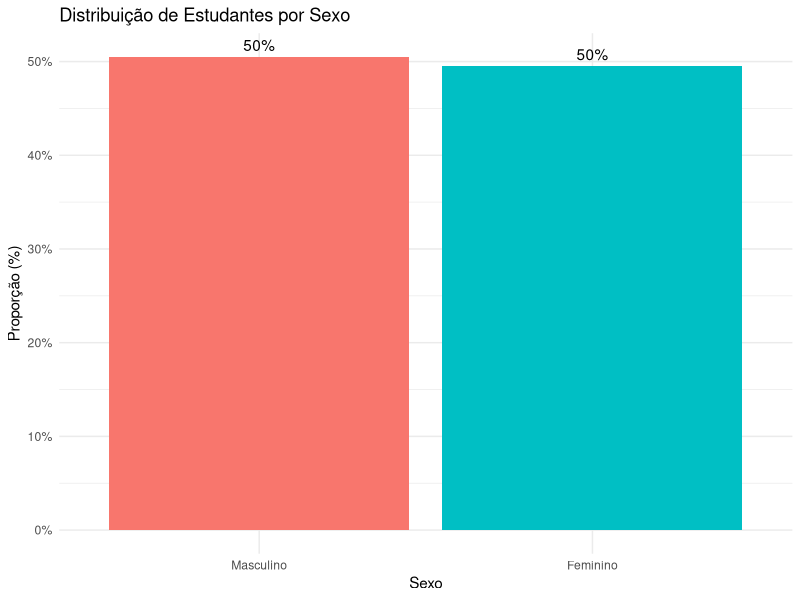
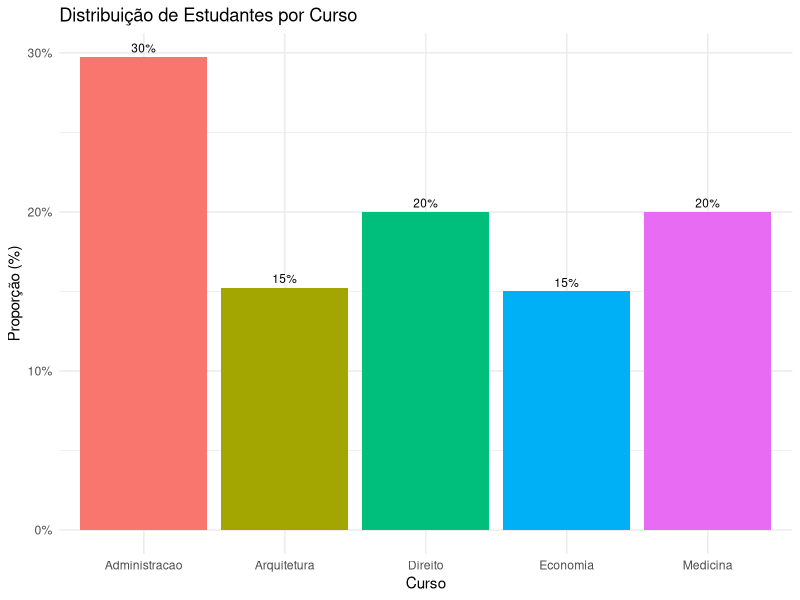
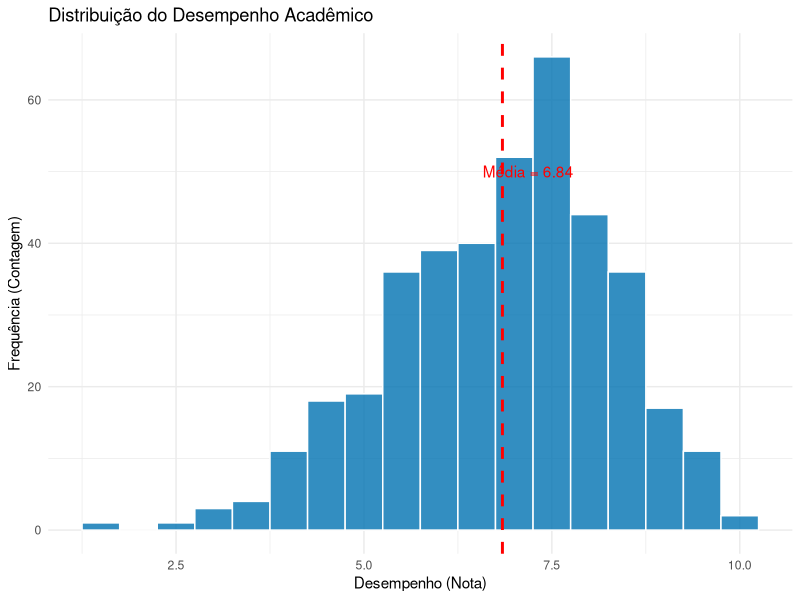
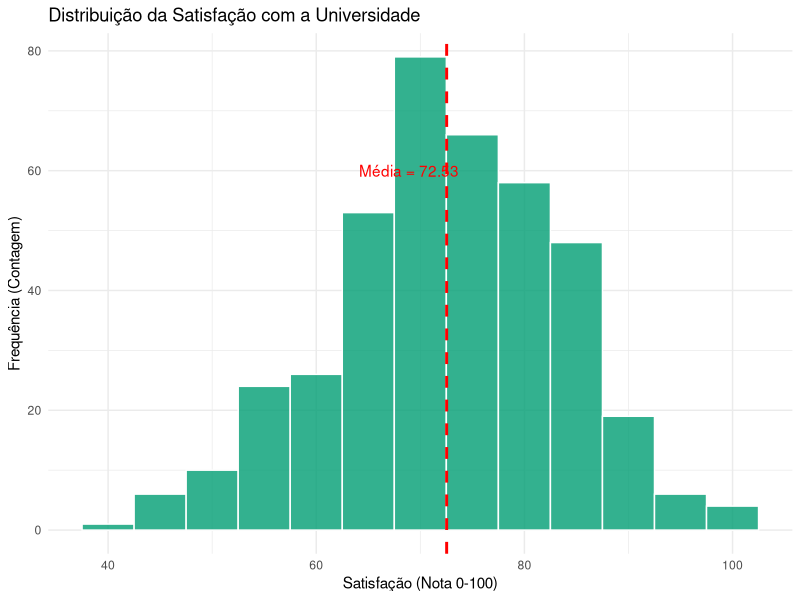
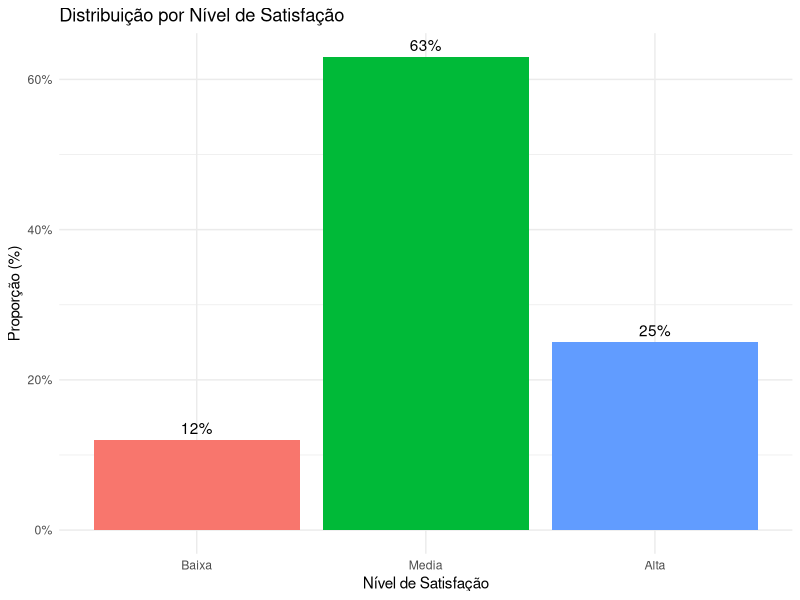
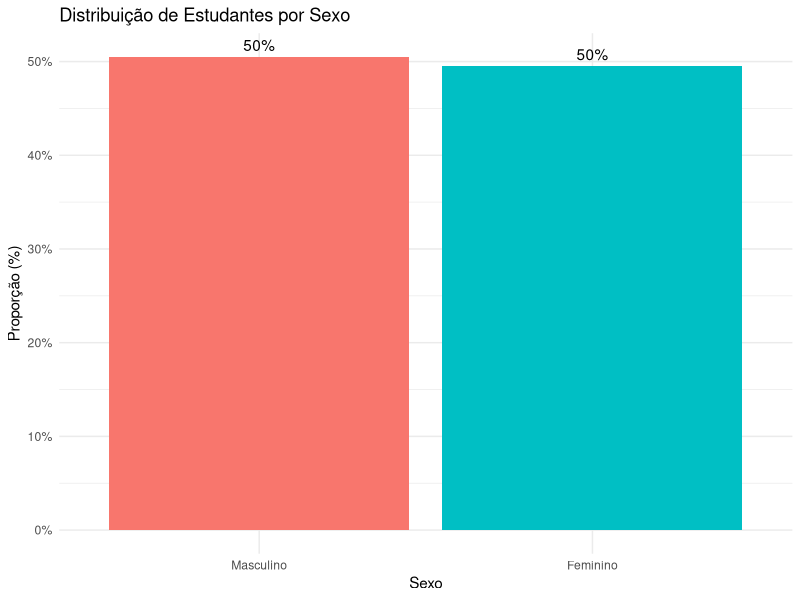
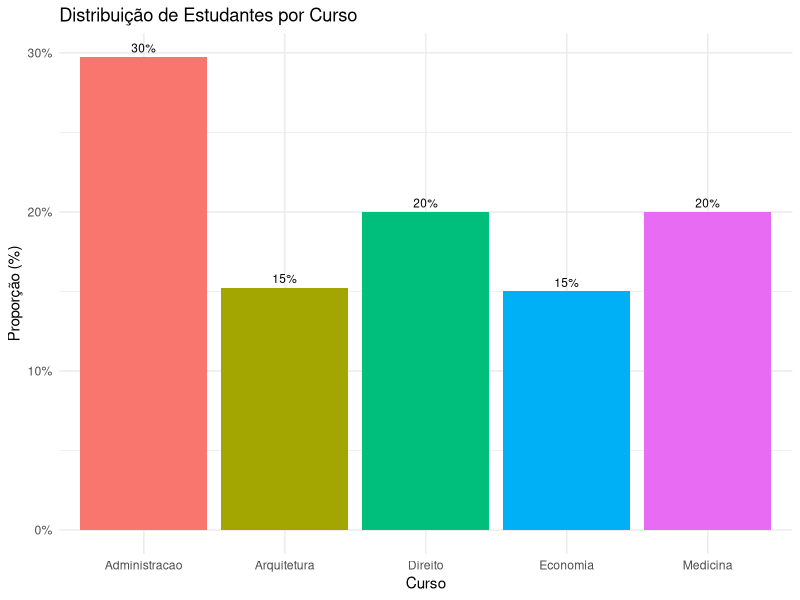
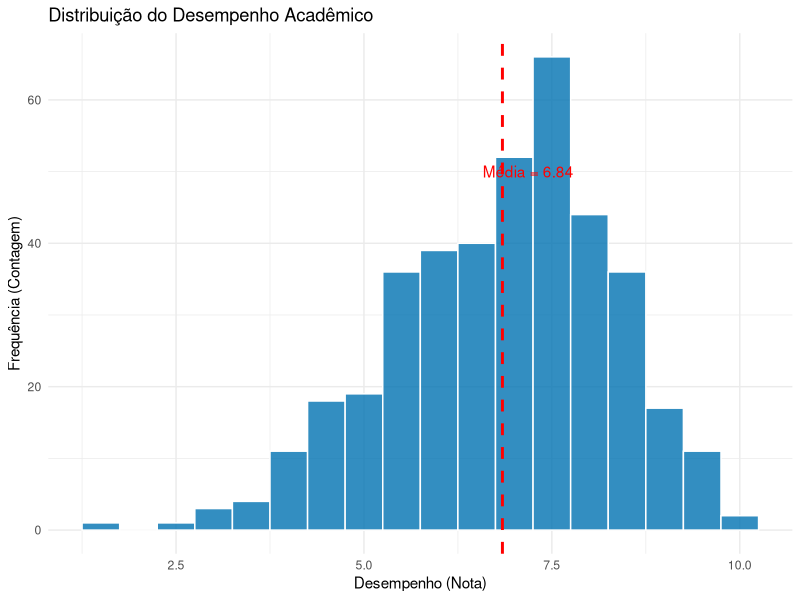

Generate these figures, in order, with R:
# --- --- --- --- --- --- --- --- --- --- --- --- --- --- ---
# TRABALHO: ANÁLISE DE SATISFAÇÃO DA UNIVERSIDADE
# FASE 1: CARGA E PREPARAÇÃO DOS DADOS
# Autor: Fabrizio Bruzetti
# Data: 25/10/2025 
# --- --- --- --- --- --- --- --- --- --- --- --- --- --- ---

# 1. INSTALAÇÃO E CARGA DE PACOTES
# ------------------------------------------------
# O 'tidyverse' é um super-pacote que inclui o ggplot2 (para gráficos)
# e o dplyr (para manipulação de dados).

# install.packages("tidyverse") # << IMPORTANTE: RODE ESTA LINHA UMA VEZ

# Após instalar, carregamos o pacote na memória para usá-lo:
library(tidyverse)

# 2. CARGA DOS DADOS
# ------------------------------------------------
# O caminho "./data/satisfacao.csv" significa:
# "a partir da pasta raiz do meu projeto, entre na pasta 'data' e pegue o arquivo 'satisfacao.csv'".
#
# Usamos read.csv2() porque seus dados usam:
# - Ponto e vírgula (;) como separador de colunas.
# - Vírgula (,) como separador decimal (ex: 7,40).

df <- read.csv2("./data/satisfacao.csv", header = TRUE, sep = ";")

# --- --- --- --- --- --- --- --- --- --- --- --- --- --- ---
# FASE 2: ANÁLISE UNIVARIADA (GRÁFICOS)
# Autor: Fabrizio Bruzetti
# Data: 25/10/2025 (Atualize com a data de hoje)
# --- --- --- --- --- --- --- --- --- --- --- --- --- --- ---

# Nota: O 'tidyverse' (que já carregamos) inclui o 'ggplot2' para gráficos.
# A função ggsave() salva o último gráfico gerado na pasta 'plots'.

# 0. PREPARAÇÃO DOS DADOS PARA GRÁFICOS
# ------------------------------------------------
# Vamos criar uma cópia do dataframe 'df' para fazer modificações seguras.
# Também vamos transformar as variáveis categóricas (como Sexo e Nivel)
# em "fatores" (factors), que é como o R entende categorias.

df_analise <- df %>%
  mutate(
    # Converte 'Sexo' (0, 1) em labels de texto para os gráficos
    Sexo_label = factor(Sexo, 
                        levels = c(0, 1), 
                        labels = c("Masculino", "Feminino")),
    
    # Converte 'Curso' em fator
    Curso = factor(Curso),
    
    # Converte 'Nivel.de.satisfacao' em fator e REORDENA
    # (para que "Baixa" venha antes de "Média" e "Alta")
    Nivel.de.satisfacao = factor(Nivel.de.satisfacao, 
                                 levels = c("Baixa", "Media", "Alta"))
  )

# Vamos verificar a nova estrutura
str(df_analise)


# 1. Variável: Sexo (Categórica)
# ------------------------------------------------
print("--- Gerando Gráfico: Sexo ---")

grafico_sexo <- ggplot(df_analise, aes(x = Sexo_label, fill = Sexo_label)) +
  geom_bar(aes(y = (..count..)/sum(..count..)), show.legend = FALSE) + # 'show.legend = FALSE' remove a legenda
  scale_y_continuous(labels = scales::percent_format(accuracy = 1)) + # Formata eixo Y como %
  geom_text(aes(y = ((..count..)/sum(..count..)), 
                label = scales::percent((..count..)/sum(..count..), accuracy = 1)), 
            stat = "count", vjust = -0.5) + # Adiciona os rótulos de %
  labs(title = "Distribuição de Estudantes por Sexo",
       x = "Sexo",
       y = "Proporção (%)") +
  theme_minimal() # Estilo de gráfico limpo

# Exibe o gráfico no RStudio
print(grafico_sexo)

# Salvando o gráfico na pasta 'plots'
ggsave("./plots/01_distribuicao_sexo.png", plot = grafico_sexo)


# 2. Variável: Curso (Categórica)
# ------------------------------------------------
print("--- Gerando Gráfico: Curso ---")

grafico_curso <- ggplot(df_analise, aes(x = Curso, fill = Curso)) +
  geom_bar(aes(y = (..count..)/sum(..count..)), show.legend = FALSE) +
  scale_y_continuous(labels = scales::percent_format(accuracy = 1)) +
  geom_text(aes(y = ((..count..)/sum(..count..)), 
                label = scales::percent((..count..)/sum(..count..), accuracy = 1)), 
            stat = "count", vjust = -0.5, size = 3) +
  labs(title = "Distribuição de Estudantes por Curso",
       x = "Curso",
       y = "Proporção (%)") +
  theme_minimal()

print(grafico_curso)
ggsave("./plots/02_distribuicao_curso.png", plot = grafico_curso)


# 3. Variável: Desempenho academico (Numérica)
# ------------------------------------------------
print("--- Gerando Gráfico: Desempenho Acadêmico ---")

# Vamos calcular a média para adicionar ao gráfico
media_desempenho <- mean(df_analise$Desempenho.academico, na.rm = TRUE)

grafico_desempenho <- ggplot(df_analise, aes(x = Desempenho.academico)) +
  geom_histogram(binwidth = 0.5, fill = "#0072B2", color = "white", alpha = 0.8) +
  geom_vline(aes(xintercept = media_desempenho), 
             color = "red", linetype = "dashed", size = 1) +
  annotate("text", x = media_desempenho * 1.05, y = 50, # Posição do texto da média
           label = paste("Média =", round(media_desempenho, 2)), color = "red") +
  labs(title = "Distribuição do Desempenho Acadêmico",
       x = "Desempenho (Nota)",
       y = "Frequência (Contagem)") +
  theme_minimal()

print(grafico_desempenho)
ggsave("./plots/03_histograma_desempenho.png", plot = grafico_desempenho)


# 4. Variável: Satisfacao (Numérica) - Nossa Variável-Alvo
# ------------------------------------------------
print("--- Gerando Gráfico: Satisfação ---")

media_satisfacao <- mean(df_analise$Satisfacao, na.rm = TRUE)

grafico_satisfacao <- ggplot(df_analise, aes(x = Satisfacao)) +
  geom_histogram(binwidth = 5, fill = "#009E73", color = "white", alpha = 0.8) +
  geom_vline(aes(xintercept = media_satisfacao), 
             color = "red", linetype = "dashed", size = 1) +
  annotate("text", x = media_satisfacao * 0.95, y = 60,
           label = paste("Média =", round(media_satisfacao, 2)), color = "red") +
  labs(title = "Distribuição da Satisfação com a Universidade",
       x = "Satisfação (Nota 0-100)",
       y = "Frequência (Contagem)") +
  theme_minimal()

print(grafico_satisfacao)
ggsave("./plots/04_histograma_satisfacao.png", plot = grafico_satisfacao)


# 5. Variável: Nivel de satisfacao (Categórica Ordinal)
# ------------------------------------------------
print("--- Gerando Gráfico: Nível de Satisfação ---")

grafico_nivel_satisfacao <- ggplot(df_analise, aes(x = Nivel.de.satisfacao, fill = Nivel.de.satisfacao)) +
  geom_bar(aes(y = (..count..)/sum(..count..)), show.legend = FALSE) +
  scale_y_continuous(labels = scales::percent_format(accuracy = 1)) +
  geom_text(aes(y = ((..count..)/sum(..count..)), 
                label = scales::percent((..count..)/sum(..count..), accuracy = 1)), 
            stat = "count", vjust = -0.5) +
  labs(title = "Distribuição por Nível de Satisfação",
       x = "Nível de Satisfação",
       y = "Proporção (%)") +
  theme_minimal()

print(grafico_nivel_satisfacao)
ggsave("./plots/05_distribuicao_nivel_satisfacao.png", plot = grafico_nivel_satisfacao)

# --- --- --- --- --- --- --- --- --- --- --- --- --- --- ---
# FIM DA FASE 2
# --- --- --- --- --- --- --- --- --- --- --- --- --- --- ---
# 3. VERIFICAÇÃO INICIAL
# ------------------------------------------------
# Vamos inspecionar o objeto 'df' (DataFrame) que criamos.

# Mostra a estrutura dos dados (tipos de colunas)
# Queremos ver 'Curso' como "character" (texto) e 'Satisfacao' como "numeric".
print("--- Estrutura (str) ---")
str(df)

# Mostra as primeiras 6 linhas
print("--- Primeiras linhas (head) ---")
head(df)

# Mostra um sumário estatístico rápido de todas as colunas
print("--- Sumário (summary) ---")
summary(df)

# --- --- --- --- --- --- --- --- --- --- --- --- --- --- ---
# FIM DA FASE 1
# --- --- --- --- --- --- --- --- --- --- --- --- --- --- ---